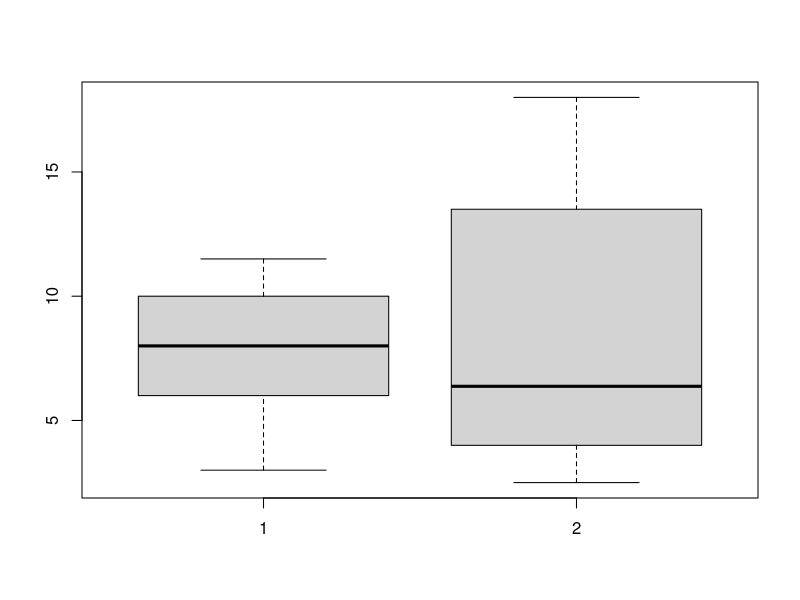
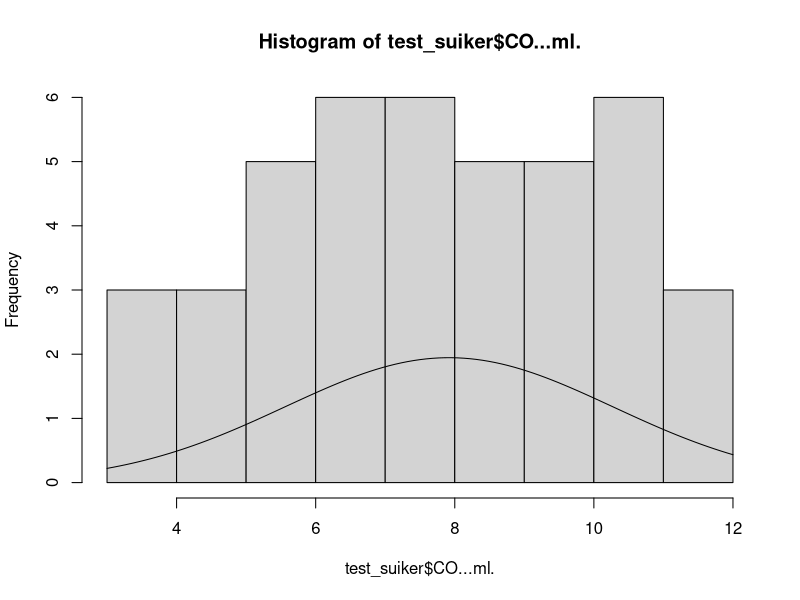
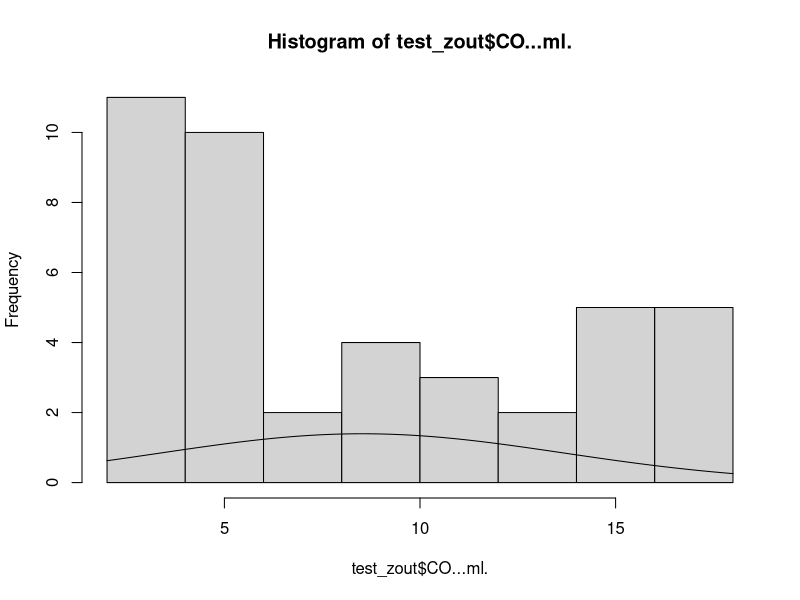

The R script that drew these images, in order:
## ---- chunk 1
knitr::opts_chunk$set(echo = TRUE)
## ---- chunk 2
library("pwr")
# library("ggplot2")
# library("dplyr")
# library("tidyr")
## ---- chunk 3

test_suiker <- read.csv2("Maatsheet Experiment Gist suiker.csv")
test_zout <- read.csv2("Maatsheet Experiment Gist zout.csv")
data.frame(test_suiker)
data.frame(test_zout)
boxplot(test_suiker$CO...ml. , test_zout$CO...ml.)
## ---- chunk 4
#suiker
gem_output_s <- mean(test_suiker$CO...ml.)
deviatie_s <- sd(test_suiker$CO...ml.)
sample_count_s <- length(test_suiker$CO...ml.)
hist(test_suiker$CO...ml.)
curve(dnorm(x, mean = gem_output_s, sd = deviatie_s)*max(test_suiker$CO...ml.),  add = T)

#zout
gem_output_z <- mean(test_zout$CO...ml.)
deviatie_z <- sd(test_zout$CO...ml.)
sample_count_z <- length(test_zout$CO...ml.)
hist(test_zout$CO...ml.)
curve(dnorm(x,mean = gem_output_z, sd = deviatie_z)*max(test_zout$CO...ml.), add = T)

## ---- chunk 5
# suiker
BI_S <- gem_output_s + qt(c(0.025, 0.975),sample_count_s-1)* deviatie_s/sqrt(sample_count_s)
# zout
BI_Z <- gem_output_z + qt(c(0.025, 0.975),sample_count_z-1)* deviatie_z/sqrt(sample_count_z)
cat(BI_S,"betrouwbaarheids interval suiker    ",BI_Z,"Betrouwbaarheids interval zout")
## ---- chunk 6
# suiker
t.test(test_suiker$CO...ml. , mu = 0,  alternative = "two.sided")
# zout
t.test(test_zout$CO...ml. , mu = 0,  alternative = "two.sided")
# dubbele t test
t.test(test_suiker$CO...ml. ,mu = 0 ,test_zout$CO...ml. , alternative = "two.sided")
## ---- chunk 7
# suiker
fout_in_gem_s <- deviatie_s/sqrt(gem_output_s)
# zout
fout_in_gem_z <- deviatie_z/sqrt(gem_output_z)

cat(fout_in_gem_s,"dit is de fout in het gemmidelde bij suiker","       ",fout_in_gem_z,"dit is de fout in het gemiddelde bij zout")
## ---- chunk 8
#suiker
t_waarde_s <- t.test(test_suiker$CO...ml. , mu = 6, alternative = "two.sided")
t_s <- t_waarde_s$statisti
d_s <- t_s / sqrt(sample_count_s)
cat(d_s,"d waarde suiker")
# zout
t_waarde_z <- t.test(test_zout$CO...ml. , mu = 6, alternative = "two.sided")
t_z <- t_waarde_z$statisti
d_z <- t_z / sqrt(sample_count_z)
cat("     ",d_z,"d waarde zout")

## ---- chunk 9
# suiker
pwr.t.test(d= d_s, sig.level = 0.05,power = 0.8, type = "one.sample", alternative = "two.sided")
# zout
pwr.t.test(d= d_z, sig.level = 0.05,power = 0.8, type = "one.sample", alternative = "two.sided")
